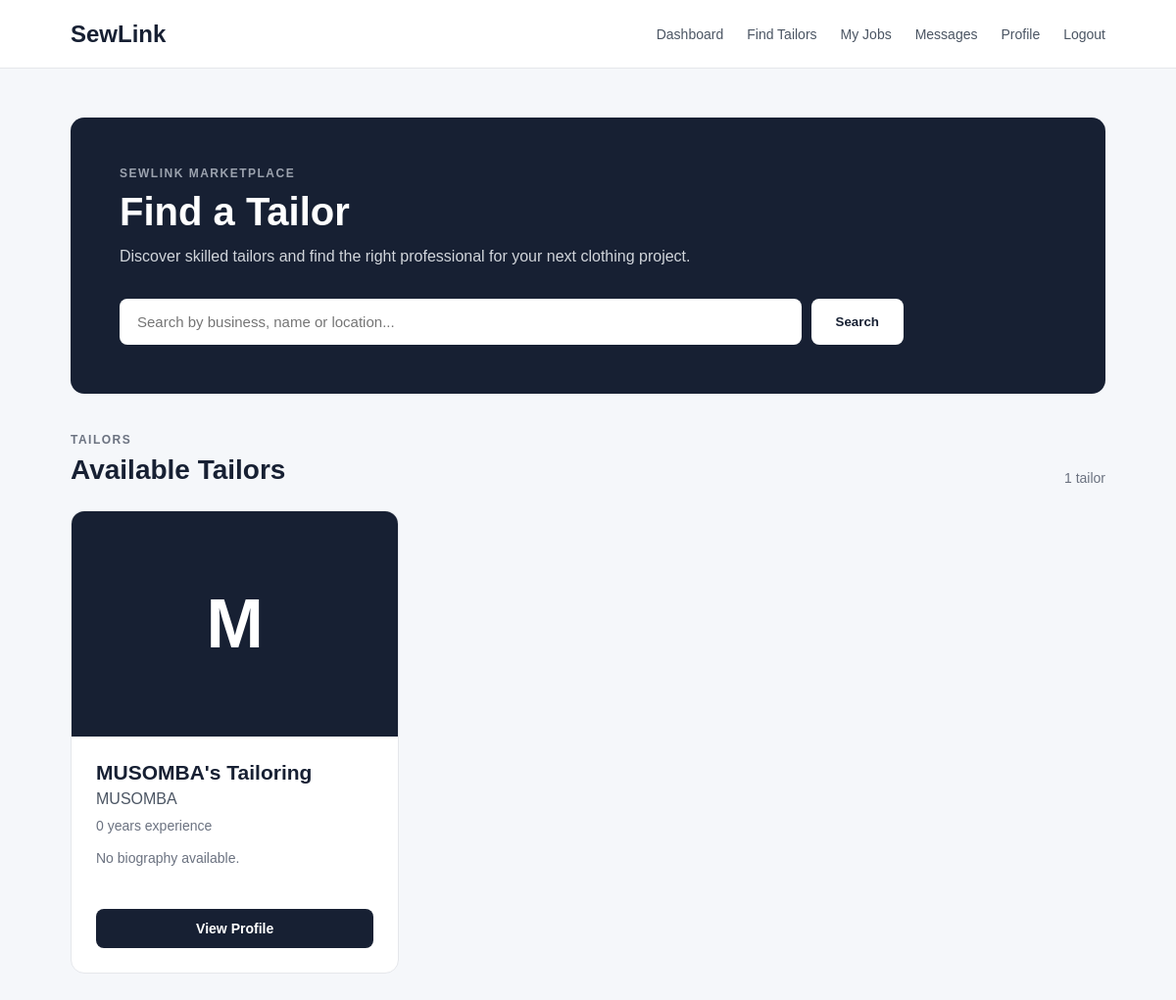
Before: /customer/tailors/ (signed in) with the older database file.
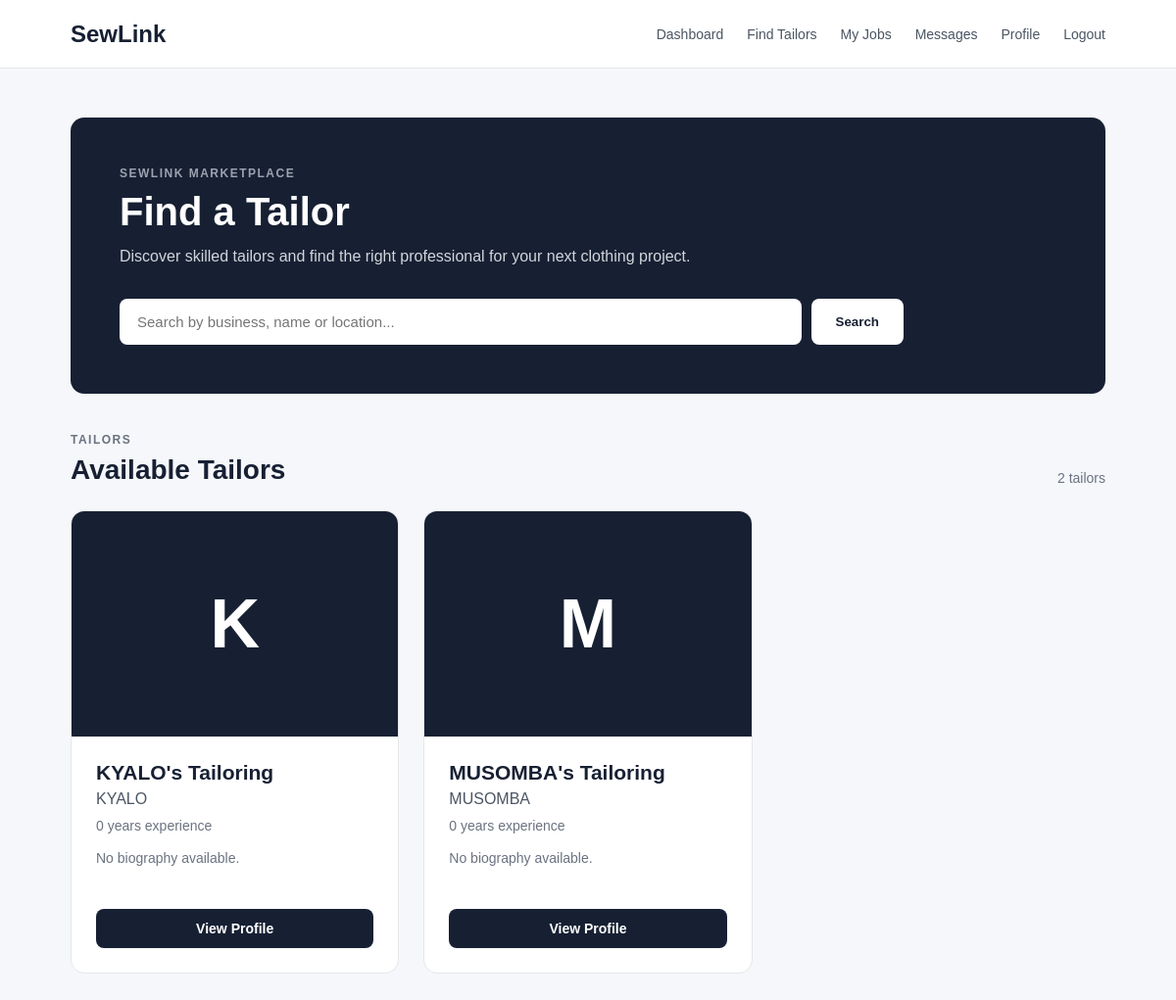
After: the same page with the newer database file.
### TailorApp/models.py (models this page shows, shortened)
class TailorProfile(models.Model):
    user = models.OneToOneField(User, on_delete=models.CASCADE, related_name='tailor_profile')
    business_name = models.CharField(max_length=150)
    full_name = models.CharField(max_length=150)
    phone = models.CharField(max_length=20)
    location = models.CharField(max_length=150)
    profile_picture = models.ImageField(upload_to='tailor_profiles/', blank=True, null=True)
    bio = models.TextField(blank=True)
    experience_years = models.PositiveIntegerField(default=0)
    skills = models.ManyToManyField(Skill, blank=True, related_name='tailors')
    is_verified = models.BooleanField(default=False)
    is_available = models.BooleanField(default=True)
    created_at = models.DateTimeField(auto_now_add=True)
    updated_at = models.DateTimeField(auto_now=True)

### CustomerApp/views.py (the view)
# urls.py: path('tailors/', views.tailor_search, name='tailor_search'),
@login_required
def tailor_search(request):
    query = request.GET.get('q', '').strip()
    tailors = TailorProfile.objects.all().order_by('-created_at')
    if query:
        tailors = tailors.filter(
            models.Q(business_name__icontains=query) |
            models.Q(full_name__icontains=query) |
            models.Q(location__icontains=query)
        )
    return render(request, 'CustomerApp/tailor_search.html', {'tailors': tailors, 'query': query})

### CustomerApp/templates/CustomerApp/tailor_search.html (shortened to what this page needs)
{% load static %}
<!DOCTYPE html>
<html lang="en">
<head>
    <link rel="stylesheet" href="{% static 'css/tailor_search.css' %}">
</head>
<body>
    <header class="navbar">
        <div class="logo">SewLink</div>
        <nav>
            <a href="{% url 'CustomerApp:dashboard' %}">Dashboard</a>
            <a href="{% url 'CustomerApp:tailor_search' %}">Find Tailors</a>
            <a href="#">My Jobs</a>
            <a href="#">Messages</a>
            <a href="{% url 'CustomerApp:profile' %}">Profile</a>
            <a href="{% url 'AuthenticationApp:logout' %}">Logout</a>
        </nav>
    </header>
    <main class="page-container">
        <section class="hero">
            <p class="eyebrow">SEWLINK MARKETPLACE</p>
            <h1>Find a Tailor</h1>
            <p>
                Discover skilled tailors and find the right professional
                for your next clothing project.
            </p>
            <form method="GET" class="search-form">
                <input
                    type="text"
                    name="q"
                    value="{{ query }}"
                    placeholder="Search by business, name or location..."
                >
                <button type="submit">Search</button>
            </form>
        </section>
        <section class="results-section">
            <div class="results-header">
                <div>
                    <p class="eyebrow">TAILORS</p>
                    {% if query %}
                        <h2>Search results for "{{ query }}"</h2>
                    {% else %}
                        <h2>Available Tailors</h2>
                    {% endif %}
                </div>
                <span>{{ tailors|length }} tailor{{ tailors|length|pluralize }}</span>
            </div>
            {% if tailors %}
                <div class="tailor-grid">
                    {% for tailor in tailors %}
                        <article class="tailor-card">
                            <div class="image-container">
                                {% if tailor.profile_picture %}
                                    <img
                                        src="{{ tailor.profile_picture.url }}"
                                        alt="{{ tailor.business_name }}"
                                    >
                                {% else %}
                                    <div class="profile-placeholder">
                                        {{ tailor.business_name|first|upper }}
                                    </div>
                                {% endif %}
                            </div>
                            <div class="tailor-content">
                                <h3>{{ tailor.business_name }}</h3>
                                <p class="tailor-name">
                                    {{ tailor.full_name }}
                                </p>
                                <p class="experience">
                                    {{ tailor.experience_years }} years experience
                                </p>
                                {% if tailor.bio %}
                                    <p class="bio">
                                        {{ tailor.bio|truncatewords:20 }}
                                    </p>
                                {% else %}
                                    <p class="bio">
                                        No biography available.
                                    </p>
                                {% endif %}
                                <a href="{% url 'CustomerApp:tailor_detail' tailor.id %}" class="profile-button">View Profile</a>
                            </div>
                        </article>
                    {% endfor %}
                </div>
            {% endif %}
        </section>
    </main>
</body>
</html>

Changed rows visible on the page:
added TailorProfile: business_name|first "K", business_name "KYALO's Tailoring", full_name "KYALO", experience_years "0", bio "No biography available."
Other visible differences:
{{ tailors|length }}: "1" → "2"
